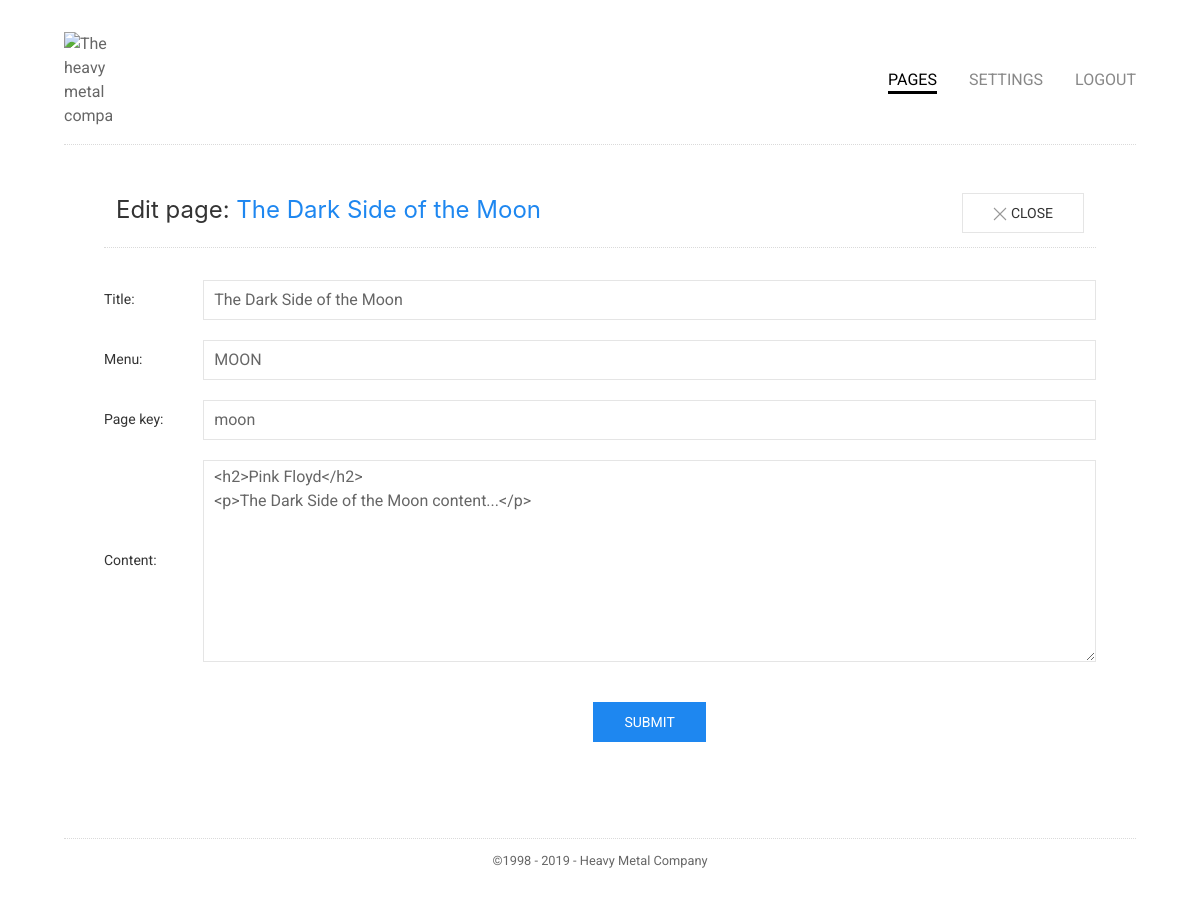
The app's page /admin/index.php?page=pages&action=edit-page&id=8 (signed in) with its own data.
### tables this page shows
CREATE TABLE `pages` (
  `id` smallint(5) unsigned NOT NULL AUTO_INCREMENT,
  `parent_id` smallint(5) unsigned NOT NULL DEFAULT '0',
  `page_key` varchar(20) DEFAULT NULL,
  `title` varchar(255) NOT NULL,
  `menu` varchar(50) DEFAULT NULL,
  `slug` varchar(255) NOT NULL,
  `content` text,
  `is_home` tinyint(1) unsigned DEFAULT '0',
  `is_visible` tinyint(1) unsigned DEFAULT '1',
  `position` tinyint(3) unsigned DEFAULT NULL,
  `last_update` timestamp NOT NULL DEFAULT CURRENT_TIMESTAMP ON UPDATE CURRENT_TIMESTAMP,
  `created_on` timestamp NOT NULL DEFAULT CURRENT_TIMESTAMP,
  PRIMARY KEY (`id`)
);

### php/pdo.php (called while the page is built)
<?php
$db_host    = '127.0.0.1';
$db_name    = 'poco_minisite';
$db_user    = 'root';
$db_pass    = '444666';
$db_charset = 'utf8mb4';
$dsn = "mysql:host=$db_host;dbname=$db_name;charset=$db_charset";
$pdo_options = [
  PDO::ATTR_EMULATE_PREPARES    => false,
  PDO::ATTR_DEFAULT_FETCH_MODE  => PDO::FETCH_ASSOC,
  PDO::ATTR_ERRMODE             => PDO::ERRMODE_EXCEPTION
];
$db = null;
try {
  $db = new PDO($dsn, $db_user, $db_pass, $pdo_options);
} catch (PDOException $e) {
  echo $e->getMessage();
}
function db() {
	global $db;
	if(is_object($db)) {
    return $db;
  }
  else {
    exit("DB IS NOT AN OBJECT! No database connection.");
  }
}

### admin/crud.php (called while the page is built, shortened)
<?php
function crud($crud_action, $params = []) {
	switch($crud_action) {
		case 'page-detail' :
			$sql = "SELECT id, page_key, title, menu, slug, content FROM pages WHERE id = ? LIMIT 1";
			try {
				$sth = db()->prepare($sql);
				$sth->execute($params);
				$results = $sth->fetch();
			} catch(PDOException $e) {
				show($e->getMessage(), true);
			}
		break;
	}
	return $results;
}

### admin/pages.php (the view, shortened to what this page needs)
<?php
if(empty($action) || $action === 'pages') {
  pages();
}
else {
  page_detail($action);
}
function page_detail($action = 'edit-page') {
  $id       = (int)req('id');
  $is_edit  = $action === 'edit-page' && $id > 0;
  $page     = [];
  if($is_edit) {
    $page = crud('page-detail', [$id]);
    $page_title = 'Edit page: <span class="uk-text-primary">' . $page['title'].'</span>';
  }
  else {
    $page_title = 'New page';
  }
  $hidden_items = [
    'crud-action' => $is_edit ? 'update-page' : 'insert-page',
    'id'          => $id,
  ];
  $editable_items = [
    'title'     => $page['title'],
    'menu'      => $page['menu'],
    'page_key'  => $page['page_key'],
    'content'   => $page['content'],
  ];
  $form_items_arr = array_merge($hidden_items, $editable_items);
  $form_items_html = '';
  foreach($form_items_arr as $key => $value) {
    $input_type = (array_key_exists($key, $hidden_items)) ? 'hidden' : 'text';
    if($input_type === 'hidden') {
      $form_input = '<input type="hidden" name="'.$key.'" value="'.$value.'">';
      $form_items_html .= $form_input;
    }
    elseif($key === 'content') {
      $form_input = '<textarea name="'.$key.'" class="uk-textarea" id="'.$key.'" rows="8">'.$value.'</textarea>';
    }
    else {
      $form_input = '<input type="'.$input_type.'" name="'.$key.'" value="'.$value.'" class="uk-input" id="'.$key.'">';
    }
    if($input_type != 'hidden') {
      $label = str_replace('_', ' ', $key);
      $label = ucfirst($label);
      $form_items_html .= '
      <div class="uk-margin uk-flex uk-flex-middle">
        <label class="uk-form-label W10p" for="'.$key.'">'.$label.':</label>
        <div class="uk-form-controls DB W90p">
          '.$form_input.'
        </div>
      </div>
      ';
    }
  }
  $html = admin_header([
    'title' => $page_title,
    'buttons' => '<a href="?page=pages" class="uk-button uk-button-default"><span class="uk-close" uk-close></span> Close</a>'
  ]);
  $html .= '
  <form class="uk-form" action="index.php" method="post">
    '.$form_items_html .'
    <div class="uk-margin-medium-top uk-flex uk-flex-center">
      <label class="uk-form-label W10p">&nbsp;</label>
      <button type="submit" class="uk-button uk-button-primary">Submit</button>
    </div>
  </form>
  <script src="js/tinymce/tinymce.min.js"></script>
  <script src="js/tinymce/tinymce-init.js"></script>
  ';
  echo $html;
}

### admin/css/admin.css (style rules this page uses)
a,abbr,acronym,address,applet,article,aside,audio,b,big,blockquote,body,canvas,caption,center,cite,code,dd,del,details,dfn,div,dl,dt,em,embed,fieldset,figcaption,figure,footer,form,h1,h2,h3,h4,h5,h6,header,hgroup,html,i,iframe,img,ins,kbd,label,legend,li,mark,menu,nav,object,ol,output,p,pre,q,ruby,s,samp,section,small,span,strike,strong,sub,summary,sup,table,tbody,td,tfoot,th,thead,time,tr,tt,u,ul,var,video { margin:0;padding:0;border:0;font:inherit;vertical-align:baseline }
body { line-height:1 }
html { -webkit-box-sizing:border-box; -moz-box-sizing:border-box; box-sizing:border-box; }
*, *:before, *:after { box-sizing:inherit; }
a { text-decoration:none;outline:none;color:inherit; }
html { box-sizing: border-box; }
html { font-size: 16px; }
body { font-size: 1em; font-family: Roboto, sans-serif; line-height: 1.5; }
.DB { display: block !important; }
.W10p { width: 10% !important; }
.W90p { width: 90% !important; }
body { margin: 40px; }
@media (min-width: 640px) { body { margin: 2em 4em; } }

### records on screen
pages: title "The Dark Side of the Moon", menu "MOON", page_key "moon", content "<h2>Pink Floyd</h2> <p>The Dark Side of the Moon content...</p>"

### other values on screen
$menu "PAGES"
$menu "SETTINGS"
$menu "LOGOUT"
$buttons "CLOSE"
$label "Title"
$label "Menu"
$label "Page key"
$label "Content"
